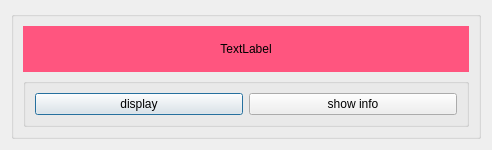
<?xml version="1.0" encoding="UTF-8"?>
<ui version="4.0">
 <class>pwsCell</class>
 <widget class="QDialog" name="pwsCell">
  <property name="geometry">
   <rect>
    <x>0</x>
    <y>0</y>
    <width>492</width>
    <height>150</height>
   </rect>
  </property>
  <property name="maximumSize">
   <size>
    <width>16777215</width>
    <height>150</height>
   </size>
  </property>
  <property name="windowTitle">
   <string>Dialog</string>
  </property>
  <layout class="QVBoxLayout" name="verticalLayout">
   <item>
    <widget class="QGroupBox" name="groupBox">
     <property name="title">
      <string/>
     </property>
     <layout class="QVBoxLayout" name="verticalLayout_2">
      <item>
       <widget class="QLabel" name="label">
        <property name="styleSheet">
         <string notr="true">background-color: rgb(255, 85, 127);</string>
        </property>
        <property name="text">
         <string>&lt;html&gt;&lt;head/&gt;&lt;body&gt;&lt;p align=&quot;center&quot;&gt;TextLabel&lt;/p&gt;&lt;/body&gt;&lt;/html&gt;</string>
        </property>
       </widget>
      </item>
      <item>
       <widget class="QGroupBox" name="groupBox_2">
        <property name="title">
         <string/>
        </property>
        <layout class="QHBoxLayout" name="horizontalLayout">
         <item>
          <widget class="QPushButton" name="displayImage">
           <property name="text">
            <string>display</string>
           </property>
          </widget>
         </item>
         <item>
          <widget class="QPushButton" name="showInfo">
           <property name="text">
            <string>show info</string>
           </property>
          </widget>
         </item>
        </layout>
       </widget>
      </item>
     </layout>
    </widget>
   </item>
  </layout>
 </widget>
 <resources/>
 <connections/>
</ui>
